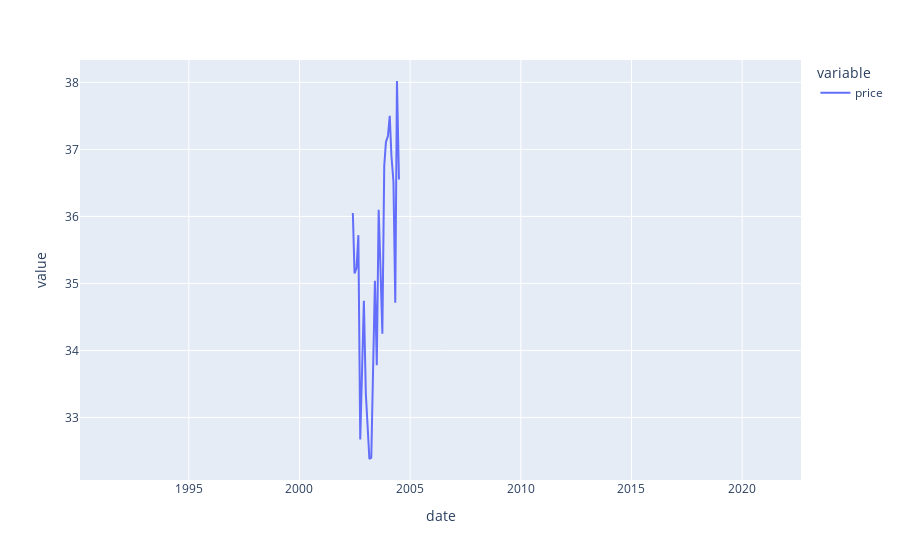

Source (notebook cell):
### Code cell
# explore missing values for stocks with many missing values
px.line(df[df.permno == "355488Q UN Equity"].price)

### Figure 1 — Plotly figure (JSON) as saved in the notebook; plotly's stock layout.template omitted (floating-point values rounded to 4 significant figures; data arrays with more than 128 entries replaced by an {"elided": "..."} marker saying what was removed)
{"data": [{"hovertemplate": "variable=price<br>date=%{x}<br>value=%{y}<extra></extra>", "legendgroup": "price", "line": {"color": "#636efa", "dash": "solid"}, "marker": {"symbol": "circle"}, "mode": "lines", "name": "price", "orientation": "v", "showlegend": true, "type": "scatter", "x": {"elided": "392 str values"}, "xaxis": "x", "y": {"elided": "392 float values"}, "yaxis": "y"}], "layout": {"legend": {"title": {"text": "variable"}, "tracegroupgap": 0}, "margin": {"t": 60}, "xaxis": {"anchor": "y", "domain": [0, 1], "title": {"text": "date"}}, "yaxis": {"anchor": "x", "domain": [0, 1], "title": {"text": "value"}}}}
